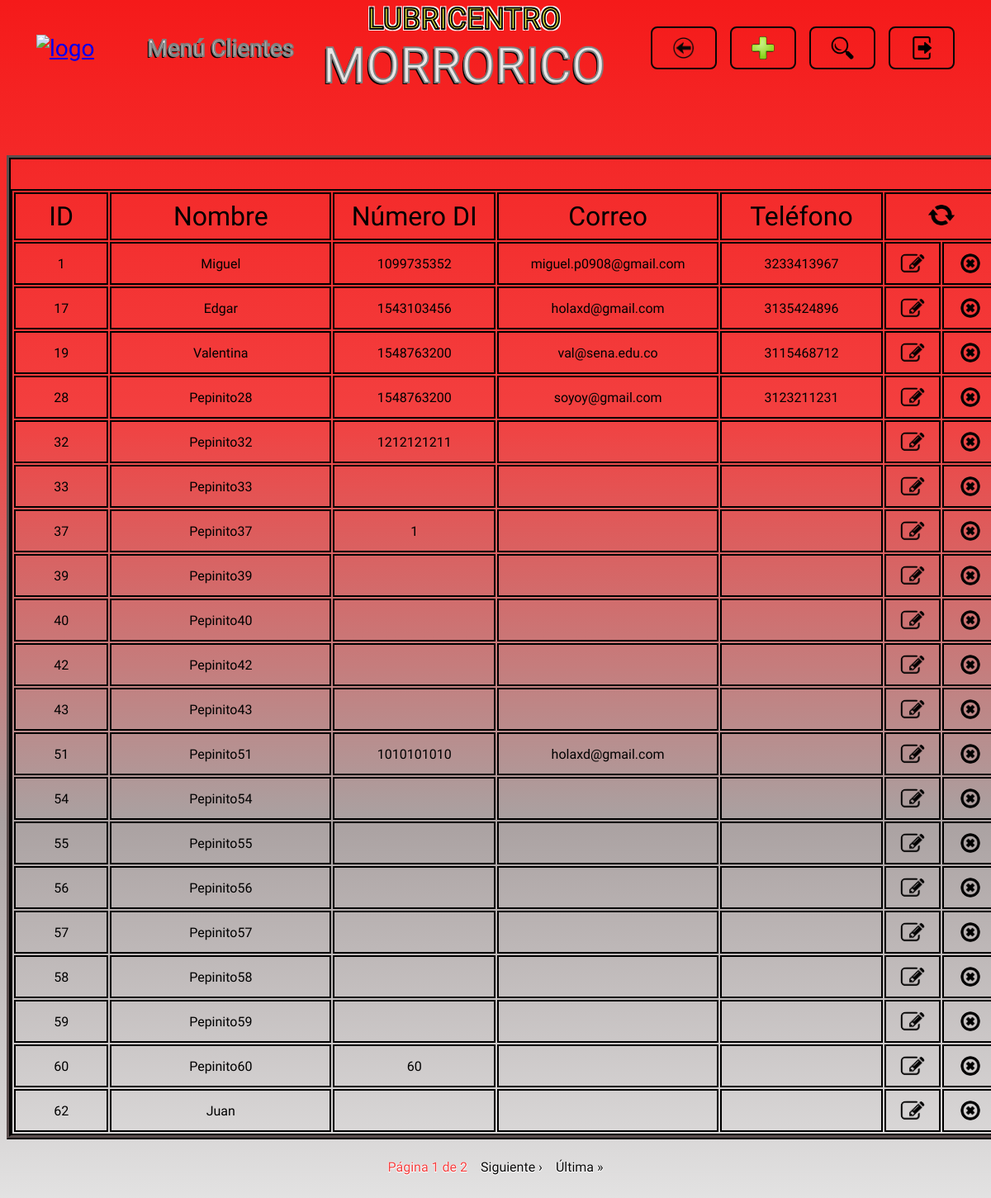
Page /clientes/ on the earlier database version.
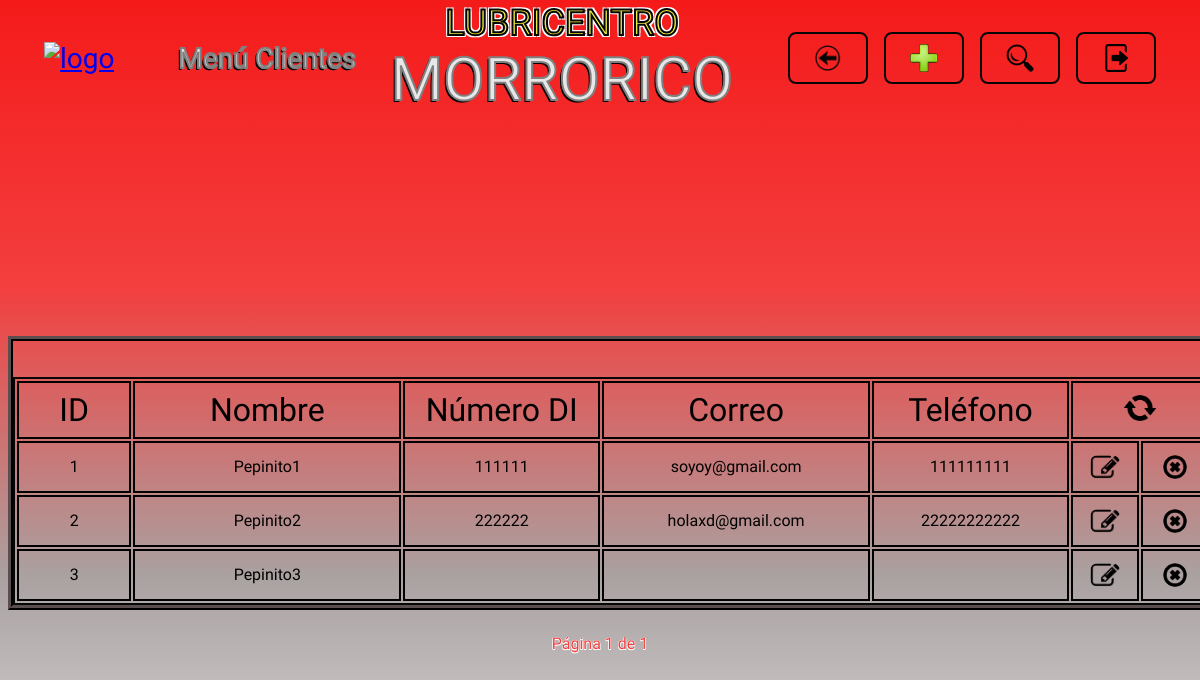
Same page on the later database version.
### clientes/models.py (models this page shows)
class Cliente(models.Model):
    nombre_cliente = models.CharField(max_length=50, null=False, blank=False)
    documento_identidad = models.CharField(max_length=20, null=False, blank=False)
    correo_electronico = models.EmailField(max_length=100, null=True, blank=True)
    telefono = models.CharField(max_length=15, null=True, blank=True)

### clientes/views.py (the view)
# urls.py: path('clientes/', include('clientes.urls')),
def clientes(request, clientes=None, registrado=False, eliminado=False, actualizado=False, sin_coincidencias=False, campo=None, buscar=None, name_url="clientes"):
    if clientes is None:
        clientes = Cliente.objects.all()
    paginator = Paginator(clientes, 20)
    numero_pagina = request.GET.get('pagina')
    try:
        pagina = paginator.page(numero_pagina)
    except PageNotAnInteger:
        pagina = paginator.page(1)
    except EmptyPage:
        pagina = paginator.page(paginator.num_pages)
    return render(request, 'clientes.html', {
        'registrado': registrado,
        "eliminado": eliminado,
        "actualizado": actualizado,
        "sin_coincidencias": sin_coincidencias,
        "buscar": buscar,
        "campo": campo,
        "pagina": pagina,
        "name_url": name_url,
    })

### templates/clientes.html (shortened to what this page needs)
{% extends "layouts/base.html" %}
{% load static %}
{% block nombre_seccion %}
<p class="header__titulo letra_blanca">Menú Clientes</p>
{% endblock nombre_seccion %}
{% block boton_volver %}
<li>
    <a href="{% url "menu_opciones" %}" class="header__boton header__volver">
        <img src="{% static "images/logo_volver.png" %}" alt="volver" class="header__logo_boton">
    </a>
</li>
{% endblock boton_volver %}
{% block boton_registrar %}
<li>
    {% include "layouts/partials/boton_registrar.html" %}
</li>
{% endblock boton_registrar %}
{% block boton_buscar %}
<li>
    {% include "layouts/partials/boton_buscar.html" %}
</li>
{% endblock boton_buscar %}
{% block boton_cerrar_sesion %}
    {% include "layouts/partials/boton_cerrar_sesion.html" %}
{% endblock boton_cerrar_sesion %}
{% block cuerpo_seccion %}
<div class="contenedor tabla_registros">
    <table class="tabla_registros__tabla">
        <tr class="celdas_encabezado">
            <th class="celda tabla_registros__celda_id">ID</th>
            <th class="celda tabla_registros__celda_nombre">Nombre</th>
            <th class="celda tabla_registros__celda_numero_di">Número DI</th>
            <th class="celda tabla_registros__celda_correo">Correo</th>
            <th class="celda tabla_registros__celda_telefono">Teléfono</th>
            <th colspan="2" class="celda tabla_registros__celda_recargar"><a href="{% url "clientes" %}"><img src="{% static "images/logo_recargar.png" %}" alt="recargar" class="tabla_registros__recargar"></a></th>
        </tr>
        {% for cliente in pagina.object_list %}
        <tr class="celdas_datos">
            <td class="celda tabla_registros__celda_id">{{ cliente.id }}</td>
            <td class="celda tabla_registros__celda_nombre">{{ cliente.nombre_cliente }}</td>
            <td class="celda tabla_registros__celda_numero_di">{{ cliente.documento_identidad }}</td>
            <td class="celda tabla_registros__celda_correo">{{ cliente.correo_electronico }}</td>
            <td class="celda tabla_registros__celda_telefono">{{ cliente.telefono }}</td>
            <td class="celda tabla_registros__celda_editar"><a href="#" data-registro-id={{ cliente.id }} data-app-registro="clientes" class="tabla_registros__boton boton_editar" ><img src="{% static "images/logo_editar.png" %}" alt="editar" class="tabla_registros__logo_boton tabla_registros__editar"></a></td>
            <td class="celda tabla_registros__celda_eliminar"><a href="#" data-url= {% url "eliminar_cliente" cliente.id %} data-mensaje= "cliente {{ cliente.nombre_cliente }} con ID {{ cliente.id }}" class="tabla_registros__boton boton_eliminar"><img src="{% static "images/logo_eliminar.png" %}" alt="eliminar" class="tabla_registros__logo_boton tabla_registros__eliminar"></a></td>
        </tr>
        {% endfor %}
    </table>
</div>
{% endblock cuerpo_seccion %}
{% block paginacion %}
{% include "layouts/partials/paginacion.html" %}
{% endblock paginacion %}

Differences in the rows shown:
removed Cliente: id "17", nombre_cliente "Edgar", documento_identidad "1543103456", correo_electronico "holaxd@gmail.com", telefono "3135424896"
removed Cliente: id "19", nombre_cliente "Valentina", documento_identidad "1548763200", correo_electronico "val@sena.edu.co", telefono "3115468712"
removed Cliente: id "28", nombre_cliente "Pepinito28", documento_identidad "1548763200", correo_electronico "soyoy@gmail.com", telefono "3123211231"
removed Cliente: id "32", nombre_cliente "Pepinito32", documento_identidad "1212121211"
removed Cliente: id "33", nombre_cliente "Pepinito33"
removed Cliente: id "37", nombre_cliente "Pepinito37", documento_identidad "1"
removed Cliente: id "39", nombre_cliente "Pepinito39"
removed Cliente: id "40", nombre_cliente "Pepinito40"
removed Cliente: id "42", nombre_cliente "Pepinito42"
removed Cliente: id "43", nombre_cliente "Pepinito43"
removed Cliente: id "51", nombre_cliente "Pepinito51", documento_identidad "1010101010", correo_electronico "holaxd@gmail.com"
removed Cliente: id "54", nombre_cliente "Pepinito54"
removed Cliente: id "55", nombre_cliente "Pepinito55"
removed Cliente: id "56", nombre_cliente "Pepinito56"
removed Cliente: id "57", nombre_cliente "Pepinito57"
removed Cliente: id "58", nombre_cliente "Pepinito58"
removed Cliente: id "59", nombre_cliente "Pepinito59"
removed Cliente: id "60", nombre_cliente "Pepinito60", documento_identidad "60"
removed Cliente: id "62", nombre_cliente "Juan"
changed Cliente id 1: nombre_cliente "Miguel" → "Pepinito1"; documento_identidad "1099735352" → "111111"; correo_electronico "miguel.p0908@gmail.com" → "soyoy@gmail.com"; telefono "3233413967" → "111111111"
added Cliente: id "2", nombre_cliente "Pepinito2", documento_identidad "222222", correo_electronico "holaxd@gmail.com", telefono "22222222222"
added Cliente: id "3", nombre_cliente "Pepinito3"
Other differences:
{{ pagina.paginator.num_pages }}: "2" → "1"
text no longer shown: "Siguiente › Última »"
